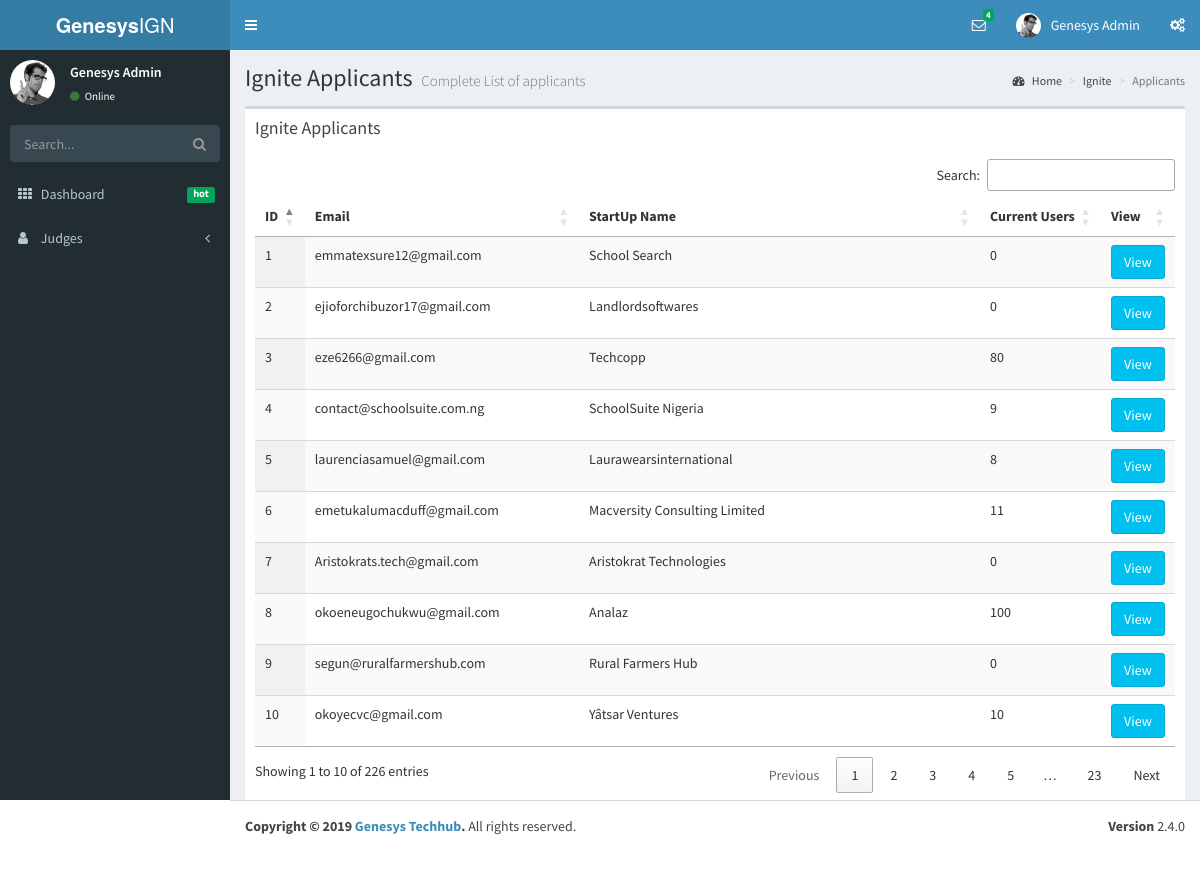
The page /pages/applicants.php on the database its author committed.
### tables this page shows
CREATE TABLE `applicant` (
  `timestamp` varchar(28) DEFAULT NULL,
  `email` varchar(40) DEFAULT NULL,
  `team_size` varchar(7) DEFAULT NULL,
  `team_composition` varchar(1000) DEFAULT NULL,
  `startup_name` varchar(279) DEFAULT NULL,
  `business_uniqueness` varchar(499) DEFAULT NULL,
  `business_details` varchar(500) DEFAULT NULL,
  `received_funding_before` varchar(3) DEFAULT NULL,
  `total_funding_raised` varchar(63) DEFAULT NULL,
  `about_last_funding` varchar(243) DEFAULT NULL,
  `what_excites_you_about_your_business` varchar(500) DEFAULT NULL,
  `business_stage` varchar(13) DEFAULT NULL,
  `current_users` varchar(5) DEFAULT NULL,
  `competitors_and_difference` varchar(500) DEFAULT NULL,
  `customers_segment` varchar(836) DEFAULT NULL,
  `customers_painpoint` varchar(798) DEFAULT NULL,
  `how_are_customers_solving_problems_daily` varchar(250) DEFAULT NULL,
  `how_do_you_plan_to_acquire_customers` varchar(250) DEFAULT NULL,
  `business_impact_on_community` varchar(250) DEFAULT NULL,
  `steps_taken_to_validate_market` varchar(250) DEFAULT NULL,
  `revenue_model` varchar(150) DEFAULT NULL,
  `progress_in_the_last_six_months` varchar(493) DEFAULT NULL,
  `traction_from_paid_users` varchar(200) DEFAULT NULL,
  `why_you_want_participate_in_startzone_incumbation` varchar(250) DEFAULT NULL,
  `areas_where_you_need_funding` varchar(150) DEFAULT NULL,
  `how_did_you_hear_of_genesys` varchar(12) DEFAULT NULL,
  `have_you_read_t&c` varchar(6) DEFAULT NULL,
  `id` int(11) NOT NULL
);

### pages/applicants.php (the view, shortened to what this page needs)
<?php
    include_once'dbconnection/connection.php';
?>
<?php
    $query="SELECT * FROM applicant ORDER BY id";
    $result=mysqli_query($conn,$query);
?>
<!DOCTYPE html>
<html>
<head>
    <link rel="stylesheet" href="../bower_components/bootstrap/dist/css/bootstrap.min.css">
    <link rel="stylesheet" href="../bower_components/font-awesome/css/font-awesome.min.css">
    <link rel="stylesheet" href="../bower_components/Ionicons/css/ionicons.min.css">
    <link rel="stylesheet" href="../bower_components/datatables.net-bs/css/dataTables.bootstrap.min.css">
    <link rel="stylesheet" href="../dist/css/AdminLTE.min.css">
    <link rel="stylesheet" href="../dist/css/skins/_all-skins.min.css">
    <link rel="stylesheet" href="https://cdn.datatables.net/1.10.19/css/jquery.dataTables.min.css">
    <link rel="stylesheet" href="https://cdn.datatables.net/buttons/1.5.6/css/buttons.dataTables.min.css">
</head>
<body class="hold-transition skin-blue sidebar-mini">
    <div class="wrapper">
        <header class="main-header">
            <a href="index.html" class="logo">
                <span class="logo-lg"><b>Genesys</b>IGN</span>
            </a>
            <nav class="navbar navbar-static-top">
                <a href="#" class="sidebar-toggle" data-toggle="push-menu" role="button">
                </a>
                <div class="navbar-custom-menu">
                    <ul class="nav navbar-nav">
                        <li class="dropdown messages-menu">
                            <a href="#" class="dropdown-toggle" data-toggle="dropdown">
                                <i class="fa fa-envelope-o"></i>
                                <span class="label label-success">4</span>
                            </a>
                        </li>
                        <li class="dropdown user user-menu">
                            <a href="#" class="dropdown-toggle" data-toggle="dropdown">
                                <img src="../dist/img/user2-160x160.jpg" class="user-image" alt="User Image">
                                <span class="hidden-xs">Genesys Admin</span>
                            </a>
                        </li>
                    </ul>
                    <li>
                        <a href="#" data-toggle="control-sidebar"><i class="fa fa-gears"></i></a>
                    </li>
                </div>
            </nav>
        </header>
        <aside class="main-sidebar">
            <section class="sidebar">
                <div class="user-panel">
                    <div class="pull-left image">
                        <img src="../dist/img/user2-160x160.jpg" class="img-circle" alt="User Image">
                    </div>
                    <div class="pull-left info">
                        <p>Genesys Admin</p>
                        <a href="#"><i class="fa fa-circle text-success"></i> Online</a>
                    </div>
                </div>
                <form action="#" method="get" class="sidebar-form">
                    <div class="input-group">
                        <input type="text" name="q" class="form-control" placeholder="Search...">
                        <span class="input-group-btn">
                            <button type="submit" name="search" id="search-btn" class="btn btn-flat"><i
                                    class="fa fa-search"></i>
                            </button>
                        </span>
                    </div>
                </form>
                <ul class="sidebar-menu" data-widget="tree">
                    <li>
                        <a href="/">
                            <i class="fa fa-th"></i> <span>Dashboard</span>
                            <span class="pull-right-container">
                                <small class="label pull-right bg-green">hot</small>
                            </span>
                        </a>
                    </li>
                    <li class="treeview">
                        <a href="#">
                            <i class="fa fa-user"></i> <span>Judges</span>
                            <span class="pull-right-container">
                                <i class="fa fa-angle-left pull-right"></i>
                            </span>
                        </a>
                    </li>
                </ul>
            </section>
        </aside>
        <div class="content-wrapper">
            <section class="content-header">
                <h1>
                    Ignite Applicants
                    <small>Complete List of applicants</small>
                </h1>
                <ol class="breadcrumb">
                    <li><a href="#"><i class="fa fa-dashboard"></i> Home</a></li>
                    <li><a href="#">Ignite</a></li>
                    <li class="active">Applicants</li>
                </ol>
            </section>
            <section class="content">
                <div class="row">
                    <div class="col-xs-12">
                        <div class="box">
                            <div class="box-header">
                                <h3 class="box-title">Ignite Applicants</h3>
                            </div>
                            <div class="box-body">
                                <table id="example" class="table table-stripped display nowrap" style="width:100%">
                                    <thead>
                                        <tr>
                                            <th>ID</th>
                                            <th>Email</th>
                                            <th>StartUp Name</th>
                                            <th>Current Users</th>
                                            <th>View</th>
                                        </tr>
                                    </thead>
                                    <tbody>
                                        <?php
                while($row=mysqli_fetch_array($result))
                    {
            ?>
                                        <tr>
                                            <td><?php echo $row['id'];?></td>
                                            <td><?php echo $row['email'];?></td>
                                            <td><?php echo $row['startup_name'];?></td>
                                            <td><?php echo $row['current_users'];?></td>
                                            <td>
                                                <a target="_blank" href="view_detail.php?id=<?php echo $row['id'];?>"
                                                    class="btn btn-info">View</a>
                                            </td>
                                        </tr>
                                        <?php
                    }
            ?>
                                    </tbody>
                                </table>
                            </div>
                        </div>
                    </div>
                </div>
        </div>
    </div>
    <footer class="main-footer">
        <div class="pull-right hidden-xs">
            <b>Version</b> 2.4.0
        </div>
        <strong>Copyright &copy; 2019 <a href="#">Genesys Techhub</a>.</strong> All rights
        reserved.
    </footer>
</body>
</html>

### rows shown on the page
applicant: id "1", email "emmatexsure12@gmail.com", startup_name "School Search", current_users "0"
applicant: id "2", email "ejioforchibuzor17@gmail.com", startup_name "Landlordsoftwares", current_users "0"
applicant: id "3", email "eze6266@gmail.com", startup_name "Techcopp", current_users "80"
applicant: id "4", email "contact@schoolsuite.com.ng", startup_name "SchoolSuite Nigeria", current_users "9"
applicant: id "5", email "laurenciasamuel@gmail.com", startup_name "Laurawearsinternational", current_users "8"
applicant: id "6", email "emetukalumacduff@gmail.com", startup_name "Macversity Consulting Limited", current_users "11"
applicant: id "7", email "Aristokrats.tech@gmail.com", startup_name "Aristokrat Technologies", current_users "0"
applicant: id "8", email "okoeneugochukwu@gmail.com", startup_name "Analaz", current_users "100"
applicant: id "9", email "segun@ruralfarmershub.com", startup_name "Rural Farmers Hub", current_users "0"
applicant: id "10", email "okoyecvc@gmail.com", startup_name "Yâtsar Ventures", current_users "10"
